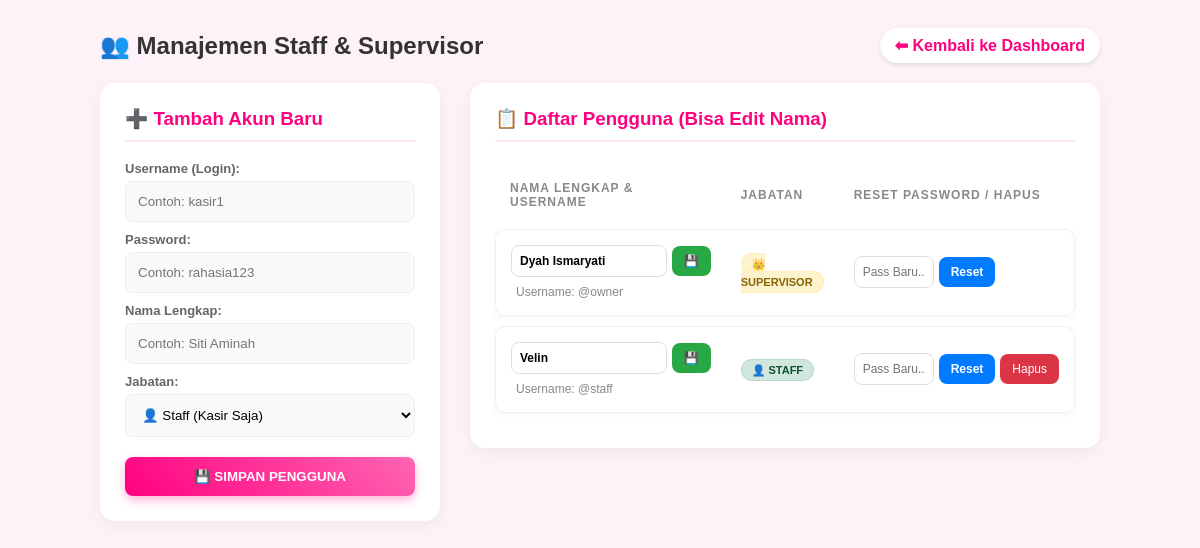
The app's page /kelola_user.php (signed in) with its own data.
### tables this page shows
CREATE TABLE users (
        id INTEGER PRIMARY KEY AUTOINCREMENT,
        username TEXT NOT NULL UNIQUE,
        password TEXT NOT NULL,
        role TEXT NOT NULL -- 'supervisor' atau 'karyawan'
    , nama_lengkap TEXT DEFAULT 'Staff Salon');

### kelola_user.php (the view, shortened to what this page needs)
<?php
$db = new PDO("sqlite:salon.db");
$db->setAttribute(PDO::ATTR_ERRMODE, PDO::ERRMODE_EXCEPTION);
try {
    $db->query("SELECT nama_lengkap FROM users LIMIT 1");
} catch (Exception $e) {
    $db->exec("ALTER TABLE users ADD COLUMN nama_lengkap TEXT DEFAULT 'Staff Salon'");
}
$list_users = $db->query("SELECT * FROM users ORDER BY role DESC");
?>
<!DOCTYPE html>
<html>
<head>
</head>
<body>
    <div class="header">
        <h2 style="margin: 0; color: #333;">👥 Manajemen Staff & Supervisor</h2>
        <a href="index.php" class="btn-back">⬅ Kembali ke Dashboard</a>
    </div>
    <div class="container">
        <div class="box" style="flex: 1; position: sticky; top: 20px;">
            <h3>➕ Tambah Akun Baru</h3>
            <form method="POST">
                <label>Username (Login):</label>
                <input type="text" name="username" required placeholder="Contoh: kasir1" autocomplete="off">
                <label>Password:</label>
                <input type="text" name="password" required placeholder="Contoh: rahasia123" autocomplete="off">
                <label>Nama Lengkap:</label>
                <input type="text" name="nama_lengkap" required placeholder="Contoh: Siti Aminah">
                <label>Jabatan:</label>
                <select name="role">
                    <option value="staff">👤 Staff (Kasir Saja)</option>
                </select>
                <button type="submit" name="tambah_user" class="btn-simpan">💾 SIMPAN PENGGUNA</button>
            </form>
        </div>
        <div class="box" style="flex: 2;">
            <h3>📋 Daftar Pengguna (Bisa Edit Nama)</h3>
            <table>
                <thead>
                    <tr>
                        <th style="width: 50%;">Nama Lengkap & Username</th>
                        <th>Jabatan</th>
                        <th>Reset Password / Hapus</th>
                    </tr>
                </thead>
                <tbody>
                    <?php foreach($list_users as $u): ?>
                    <tr class="data-row">
                        <td>
                            <form method="POST" class="form-inline" style="margin-bottom: 5px;">
                                <input type="text" name="nama_lengkap" class="input-mini" value="<?= $u['nama_lengkap'] ?? '' ?>" style="font-weight: bold; width: 100%;">
                                <button type="submit" name="update_nama" class="btn-mini btn-green" title="Simpan Nama">💾</button>
                            </form>
                            <span style="color: #888; font-size: 12px; margin-left: 5px;">Username: @<?= $u['username'] ?></span>
                        </td>
                        <td>
                            <?php if($u['role']=='supervisor'): ?>
                                <span class="badge badge-spv">👑 SUPERVISOR</span>
                            <?php else: ?>
                                <span class="badge badge-staff">👤 STAFF</span>
                            <?php endif; ?>
                        </td>
                        <td>
                            <form method="POST" class="form-inline">
                                <input type="text" name="password_baru" class="input-mini" placeholder="Pass Baru..." required autocomplete="off" style="width: 80px;">
                                <button type="submit" name="reset_password" class="btn-mini btn-blue">Reset</button>
                                <?php if($u['id'] != $_SESSION['user_id']): ?>
                                    <a href="?hapus=<?= $u['id'] ?>" class="btn-del" onclick="return confirm('Yakin hapus user ini?')">Hapus</a>
                                <?php endif; ?>
                            </form>
                        </td>
                    </tr>
                    <?php endforeach; ?>
                </tbody>
            </table>
        </div>
    </div>
</body>
</html>

### kelola_user.php (style rules this page uses)
body { font-family: 'Comic Sans MS', 'Chalkboard SE', sans-serif; background: #fdf2f8; padding: 20px; color: #444; }
.header { display: flex; justify-content: space-between; align-items: center; max-width: 1000px; margin: 0 auto 20px auto; }
.btn-back { text-decoration: none; font-weight: bold; color: #ff007f; padding: 8px 15px; background: white; border-radius: 20px; box-shadow: 0 2px 5px rgba(0,0,0,0.1); transition: 0.3s; }
.container { max-width: 1000px; margin: 0 auto; display: flex; gap: 30px; align-items: flex-start; }
.box { background: white; padding: 25px; border-radius: 15px; box-shadow: 0 4px 15px rgba(0,0,0,0.05); }
h3 { margin-top: 0; color: #ff007f; border-bottom: 2px solid #ffe6f0; padding-bottom: 10px; }
label { font-size: 13px; font-weight: bold; color: #666; display: block; margin-top: 10px; }
input, select { width: 100%; padding: 12px; margin-top: 5px; box-sizing: border-box; border: 1px solid #eee; border-radius: 8px; background: #f9f9f9; font-family: inherit; }
button { cursor: pointer; color: white; font-weight: bold; border: none; border-radius: 8px; transition: 0.3s; }
.btn-simpan { width: 100%; padding: 12px; background: linear-gradient(45deg, #ff007f, #ff66b2); margin-top: 20px; box-shadow: 0 4px 10px rgba(255, 0, 127, 0.3); }
table { width: 100%; border-collapse: separate; border-spacing: 0 10px; }
th { text-align: left; padding: 10px 15px; color: #888; font-size: 12px; text-transform: uppercase; letter-spacing: 1px; }
tr.data-row { background: white; box-shadow: 0 2px 5px rgba(0,0,0,0.03); transition: 0.2s; }
tr.data-row td { padding: 15px; border-top: 1px solid #f0f0f0; border-bottom: 1px solid #f0f0f0; vertical-align: middle; }
tr.data-row td:first-child { border-left: 1px solid #f0f0f0; border-top-left-radius: 10px; border-bottom-left-radius: 10px; }
tr.data-row td:last-child { border-right: 1px solid #f0f0f0; border-top-right-radius: 10px; border-bottom-right-radius: 10px; }
.badge { padding: 4px 10px; border-radius: 20px; font-size: 11px; font-weight: bold; }
.badge-spv { background: #fff3cd; color: #856404; border: 1px solid #ffeeba; }
.badge-staff { background: #d1e7dd; color: #0f5132; border: 1px solid #badbcc; }
.form-inline { display: flex; gap: 5px; align-items: center; }
.input-mini { padding: 8px; font-size: 12px; margin: 0; background: white; border: 1px solid #ddd; }
.btn-mini { padding: 8px 12px; font-size: 12px; margin: 0; }
.btn-blue { background: #007bff; }
.btn-green { background: #28a745; }
.btn-del { background: #dc3545; padding: 8px 12px; font-size: 12px; text-decoration: none; color: white; border-radius: 8px; display: inline-block; }

### records on screen
users: nama_lengkap "Dyah Ismaryati", username "owner", role "👑 SUPERVISOR"
users: nama_lengkap "Velin", username "staff", role "👤 STAFF"
